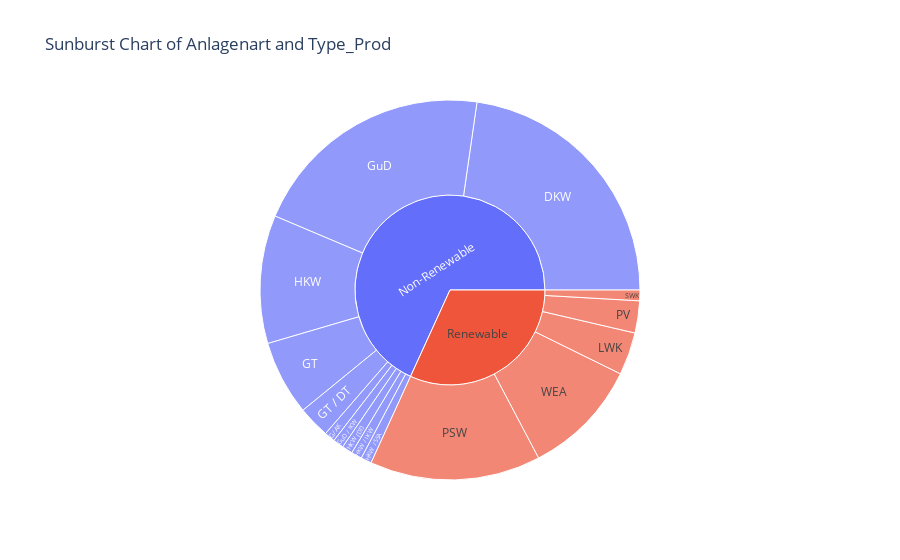

The cell this chart's notebook holds for it:
### Markdown cell above
# 3. Gesamtbruttokapazität der Energieträger
add the description of Anlagenart when hovering above the Bar

### Code cell
import pandas as pd
import plotly.express as px

# Read the data
df = pd.read_csv('Data/BNetza/KW100Mw-2.csv')

# Filter the dataframe to exclude rows where 'Erzeuger' is 'Other'
df_filtered = df[df['Erzeuger'] != 'Other']

# Group the filtered data by 'Anlagenart', 'Type_Prod' and count the occurrences of each combination
grouped_data = df_filtered.groupby(['Anlagenart', 'Type_Prod']).size().reset_index(name='Count')

# Plotting with Plotly Express
fig = px.sunburst(grouped_data, path=['Type_Prod', 'Anlagenart'], values='Count',
                  title='Sunburst Chart of Anlagenart and Type_Prod')
fig.show()

### Figure 1 — Plotly figure (JSON) as saved in the notebook; plotly's stock layout.template omitted (floating-point values rounded to 4 significant figures)
{"data": [{"branchvalues": "total", "domain": {"x": [0, 1], "y": [0, 1]}, "hovertemplate": "labels=%{label}<br>Count=%{value}<br>parent=%{parent}<br>id=%{id}<extra></extra>", "ids": ["Non-Renewable/DKW", "Non-Renewable/G/AK", "Non-Renewable/GT", "Non-Renewable/GT / DT", "Non-Renewable/GuD", "Non-Renewable/GuD / IKW", "Non-Renewable/HKW", "Non-Renewable/HKW (DT)", "Non-Renewable/HKW / IKW", "Non-Renewable/HKW / SSA", "Renewable/LWK", "Renewable/PSW", "Renewable/PV", "Renewable/SWK", "Renewable/WEA", "Non-Renewable", "Renewable"], "labels": ["DKW", "G/AK", "GT", "GT / DT", "GuD", "GuD / IKW", "HKW", "HKW (DT)", "HKW / IKW", "HKW / SSA", "LWK", "PSW", "PV", "SWK", "WEA", "Non-Renewable", "Renewable"], "name": "", "parents": ["Non-Renewable", "Non-Renewable", "Non-Renewable", "Non-Renewable", "Non-Renewable", "Non-Renewable", "Non-Renewable", "Non-Renewable", "Non-Renewable", "Non-Renewable", "Renewable", "Renewable", "Renewable", "Renewable", "Renewable", "", ""], "type": "sunburst", "values": [25, 1, 7, 3, 23, 1, 12, 1, 1, 1, 4, 16, 3, 1, 11, 75, 35]}], "layout": {"legend": {"tracegroupgap": 0}, "title": {"text": "Sunburst Chart of Anlagenart and Type_Prod"}}}
